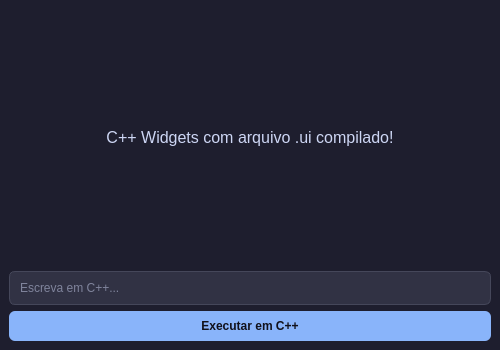
<?xml version="1.0" encoding="UTF-8"?>
<ui version="4.0">
 <class>MainWindow</class>
 <widget class="QMainWindow" name="MainWindow">
  <property name="geometry">
   <rect>
    <x>0</x>
    <y>0</y>
    <width>500</width>
    <height>350</height>
   </rect>
  </property>
  <property name="windowTitle">
   <string>Batcaverna - C++ Qt Widgets</string>
  </property>
  <property name="styleSheet">
   <string notr="true">QMainWindow { background-color: #1e1e2e; } QLabel { color: #cdd6f4; font-size: 16px; } QPushButton { background-color: #89b4fa; color: #11111b; border-radius: 6px; padding: 8px 16px; font-weight: bold; } QPushButton:hover { background-color: #b4befe; } QLineEdit { background-color: #313244; color: #cdd6f4; border: 1px solid #45475a; border-radius: 6px; padding: 8px; }</string>
  </property>
  <widget class="QWidget" name="centralwidget">
   <layout class="QVBoxLayout" name="verticalLayout">
    <item>
     <widget class="QLabel" name="lbl_title">
      <property name="text">
       <string>C++ Widgets com arquivo .ui compilado!</string>
      </property>
      <property name="alignment">
       <set>Qt::AlignCenter</set>
      </property>
     </widget>
    </item>
    <item>
     <widget class="QLineEdit" name="txt_input">
      <property name="placeholderText">
       <string>Escreva em C++...</string>
      </property>
     </widget>
    </item>
    <item>
     <widget class="QPushButton" name="btn_click">
      <property name="text">
       <string>Executar em C++</string>
      </property>
     </widget>
    </item>
   </layout>
  </widget>
 </widget>
 <resources/>
 <connections/>
</ui>
